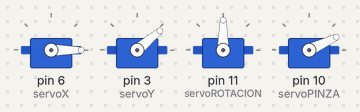
The sketch below on a simulated Arduino Uno, built with avr-gcc and run on an emulated ATmega328P. On the bench: 4 × servo.

Above: at 0.1 s.
At 12.49 s:
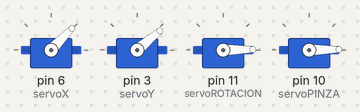
At 14.32 s:
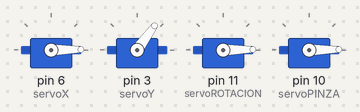
At 16.12 s:
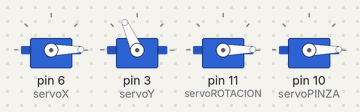
At 24.84 s:
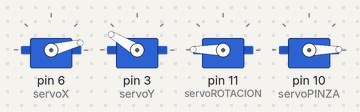
At 32.56 s:
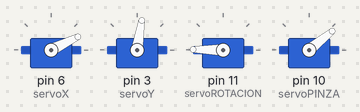
Timing chart, 0 to 40.0 s (numbered marks = the images above):
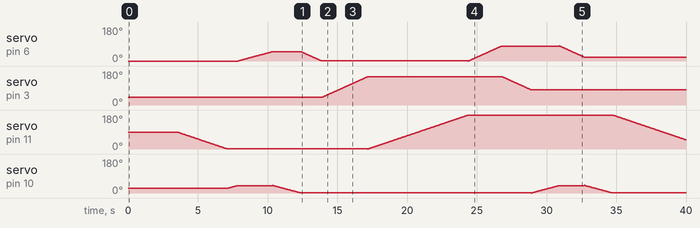

The sketch:

brazo.ino
```cpp
/*5v cable rojo;
GND cable café
pulso cable naranja(recibir señal PWM)
4 servos:
rotacion=11
pinza=10
ejeY=6
desplazador2=3*/
#include <Servo.h>
Servo servoROTACION;
Servo servoPINZA;
Servo servoY;
Servo servoX;
int seNal=0;
void setup()
{
  Serial.begin(9600);
/*servoROTACION.attach(11,544,2400);//Sintaxis: servo.attach(pin)-servo.attach(pin,min,max) Parámetros : pin: el número del pin donde el servo está conectado. min(opcional)  el ancho de pulso, en microsegundos, correspondiente al ángulo minimo (0grados) del servo (por defecto 544) max(opcional) el ancho de pulso en microsegundos correspondiente al angulo maximo (180 grados) del servo( por defecto 2400)
servoPINZA.attach(10,544,2400);*/

servoX.attach(6,544,2400);
servoY.attach(3,544,2400);
servoROTACION.attach(11,544,2400);
servoPINZA.attach(10,544,2400);
servoX.write(0);
servoY.write(40);
servoROTACION.write(90);
servoPINZA.write(25);
}
void loop()
{
  if(seNal==0)
  {
  delay(3500);
  }
  if(seNal==0)
  {
 for(int x=90;x>0;x--)//giramos de posicion inicial a 90
 {
  servoROTACION.write(x);
  delay(40);
 }
  }
  for(int x=25;x<40;x++)//Abrimos pinza
  {
    servoPINZA.write(x);
    delay(50);
  }
    for(int x=0;x<50;x++)//Nos aproximamos a caja
  {
    servoX.write(x);
    delay(50);
  }

  for(int x=40;x>0;x--)//cerramos pinza
  {
    servoPINZA.write(x);
    delay(50);
  }
     for(int x=50;x>0;x--)
  {
    servoX.write(x);
    delay(30);
  }

  for(int x=40;x<150;x++)//Subimos la pinza
  {
    servoY.write(x);
    delay(30);
  }
   for(int x=0;x<180;x++)//LLemvamos caja a 180
 {
  servoROTACION.write(x);
  delay(40);
 }
    for(int x=0;x<80;x++)//ALEJO CAJA
  {
    servoX.write(x);
    delay(30);
  }
   for(int x=150;x>80;x--)//BAJO CAJA
  {
    servoY.write(x);
    delay(30);
  }
  for(int x=0;x<40;x++)//ABRIMOS pinza
  {
    servoPINZA.write(x);
    delay(50);
  }
    for(int x=80;x>20;x--)//ALEJO CAJA
  {
    servoX.write(x);
    delay(30);
  }
    for(int x=40;x>0;x--)//CERRAMOS pinza
  {
    servoPINZA.write(x);
    delay(50);
  }
   for(int x=180;x>0;x--)//LLemvamos PINZAS VACIAS a 0
 {
  servoROTACION.write(x);
  delay(40);
 }
  for(int x=20;x<20;x--)//ALEJO CAJA
  {
    servoX.write(x);
    delay(30);
  }
   for(int x=80;x>40;x--)//BAJO CAJA
  {
    servoY.write(x);
    delay(30);
  }

  seNal=1;
}

 /*servo.write(180);
 delay (500);
 servo.write(90);
 delay (500);

 */
 /*
  for(int x=45;x>25;x--)
{
  servoPINZA.write(x);
  delay (100);
}
for(int x=25;x<45;x++)
{
  servoPINZA.write(x);
  delay (100);
}
for(int x=90;x>0;x--)
{
  servoROTACION.write(x);
  delay (100);
}
for(int x=0;x<180;x++)
{
  servoROTACION.write(x);
  delay (100);
}

for(int x=0;x<50;x++)
{
  servoY.write(x);
  delay(100);
}
for(int x=50;x>0;x--)
{
  servoY.write(x);
  delay(100);
}*/
```

Measured:
- by itself, servo on pin 3 (servoY): rises from 40° to 150° in 12.9 s, then falls to 81° in 2.1 s
